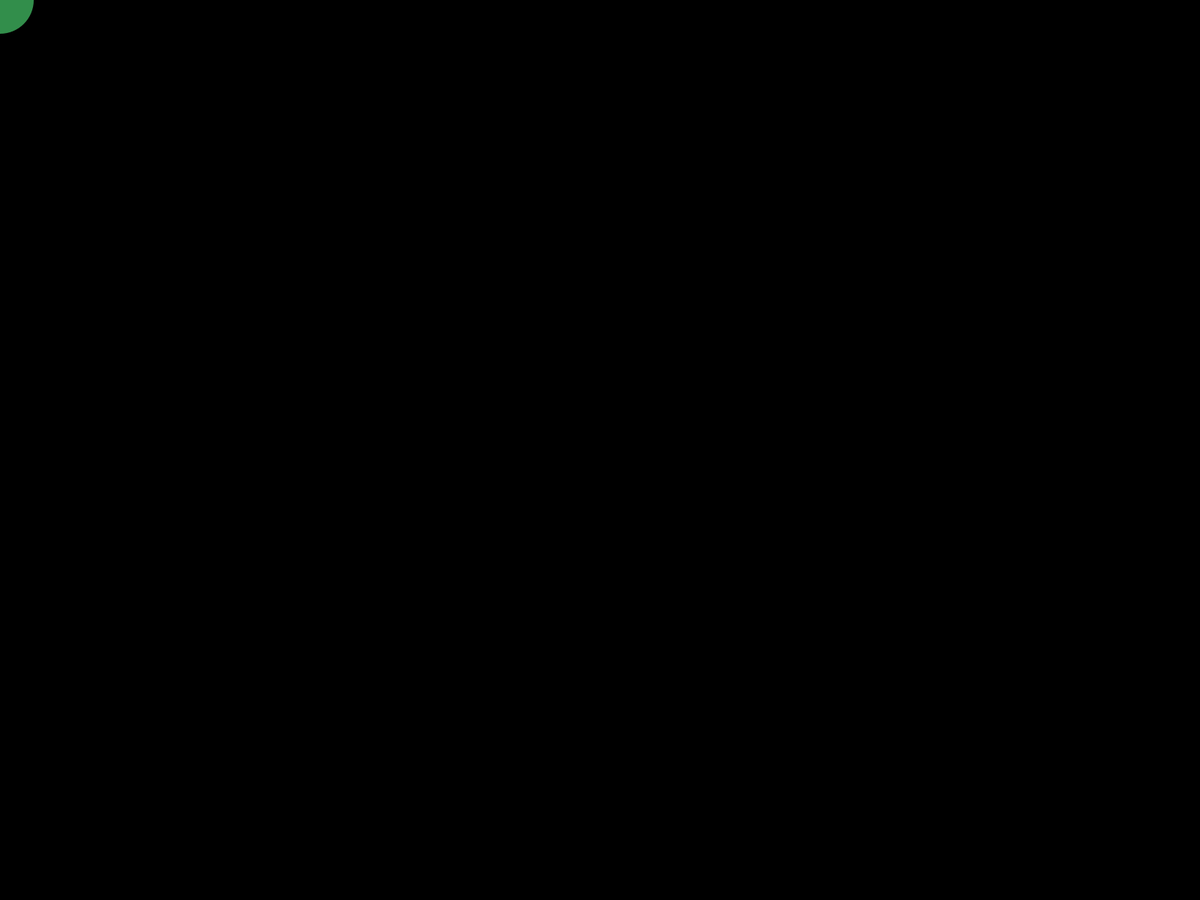
Frame 1 (no input)
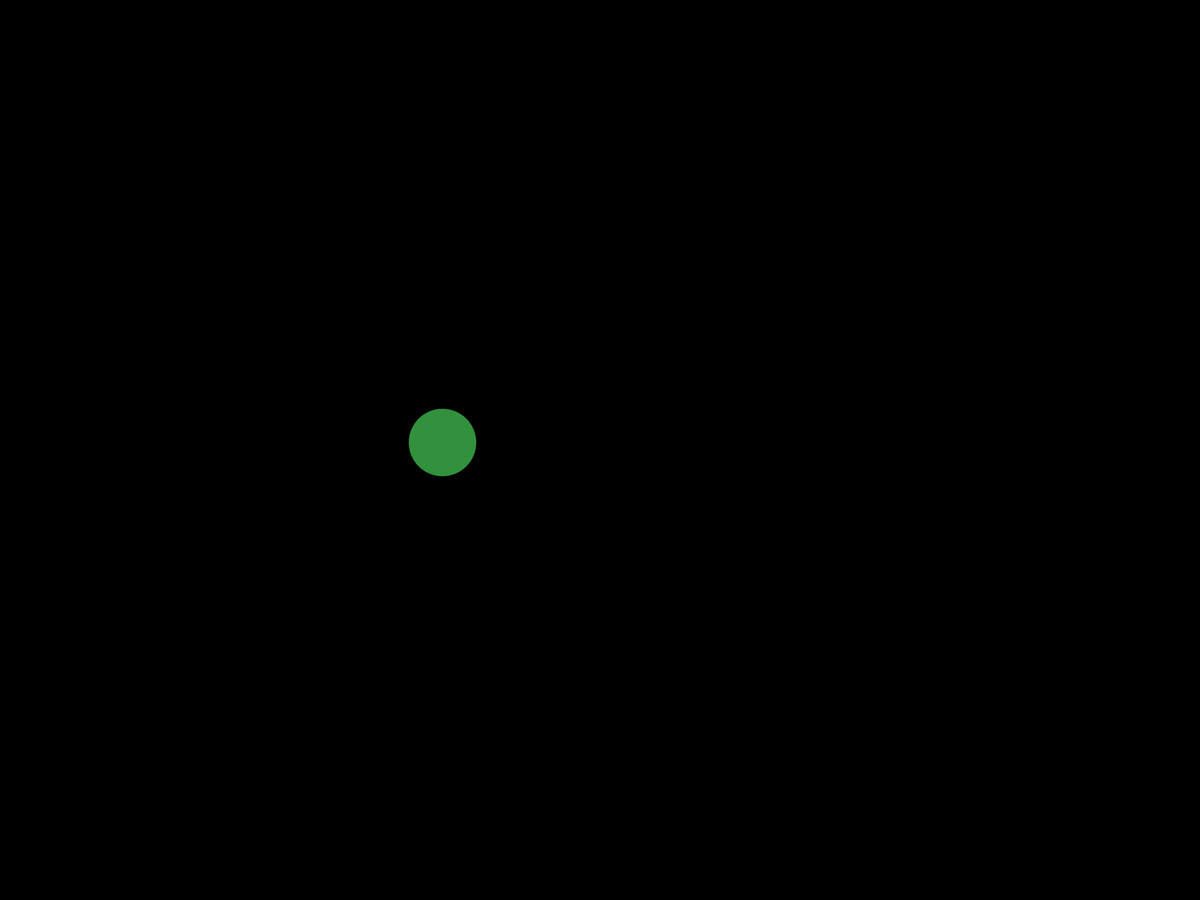
Frame 60 (the mouse pressed at the canvas centre just before this capture)
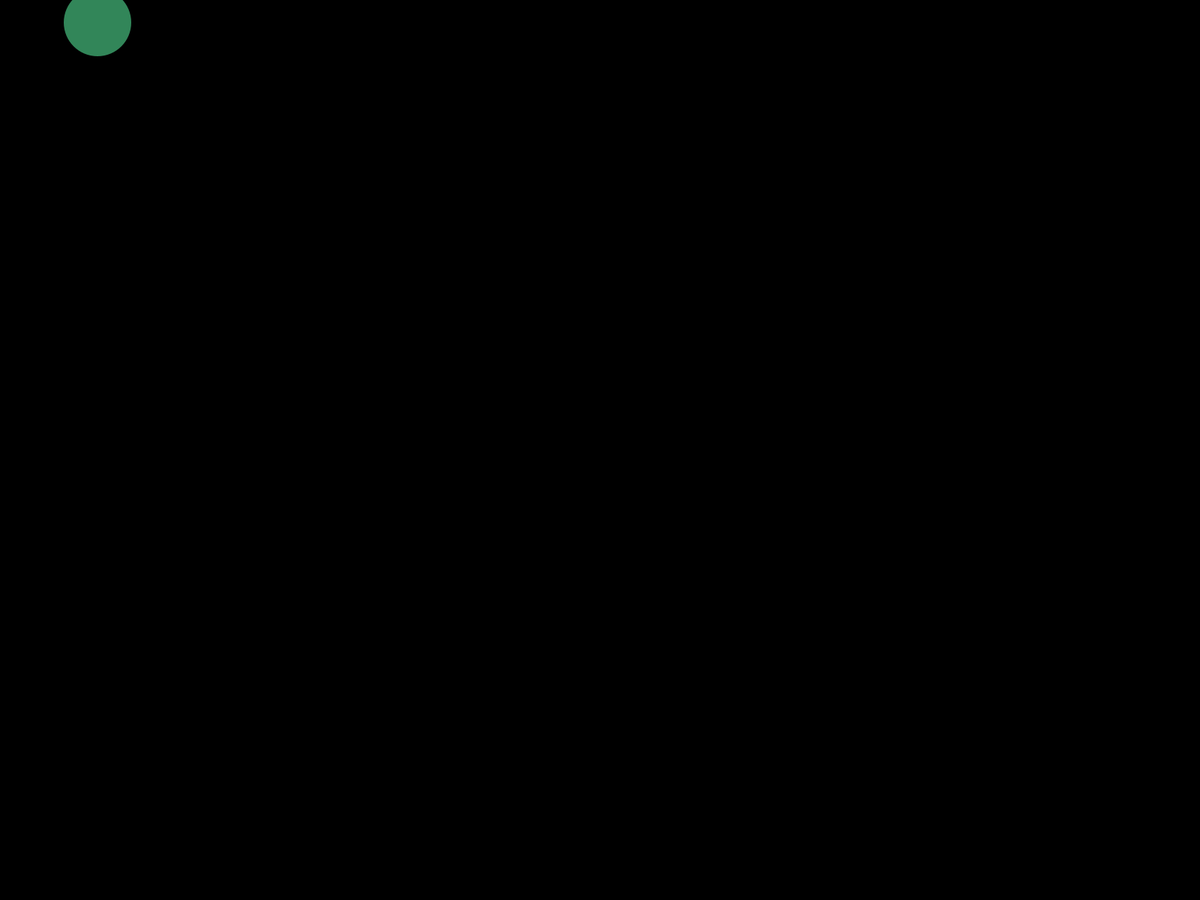
Frame 120 (the mouse held since frame 60 and released just before this capture)

The Processing sketch that drew these frames (run headless with seeded random() and noise(); from frame 60 on, the mouse is pressed at the canvas centre):

// Processing sketch: pelotas_clase
// ── pelotas_clase.pde
float red, green, blue, transp;
int x1, y1, i1, x2, y2, i2, x3, y3, i3, cont;

void setup() {
  fullScreen();
  background(0, 255, 44);  
  noStroke();
  x2 = -100;
}

void draw() {

  if (cont < 5) {
    background(0);
    red = random(50, 50);
    green = random(130, 150);
    blue = random(50, 150);
    transp = random(150, 200);

    fill(red, green, blue);
    ellipse(x1, y1, 90, 90);

    x1 += 10;
    y1 += 10;

    if (x1 > width - 45) {
      i1 += 100;
      x1 = i1;
      y1 = 0;
      cont ++;
    }

    if (y1 > height - 45) {
      i1 += 100;
      x1 = i1;
      y1 = 0;
      cont ++;
    }

    if (i1 > width - 45) {
      i1 = 0;
      x1 = i1;
      y1 = 0;
    }
  }
  
  if (cont > 4 && cont < 10) {
    background(0);
    red = random(50, 50);
    green = random(130, 150);
    blue = random(50, 150);
    transp = random(150, 200);

    fill(red, green, blue);
    ellipse(x1, y1, 90, 90);
    ellipse(x2, y2, 90, 90);

    x1 += 10;
    y1 += 10;
    x2 += 10;
    y2 += 10;

    if (x1 > width - 45) {
      i1 += 100;
      x1 = i1;
      y1 = 0;
      i2 += 100;
      x2 = i2;
      y2 = 0;
      cont += 1;
    }

    if (y1 > height - 45) {
      i1 += 100;
      x1 = i1;
      y1 = 0;
      i2 += 100;
      x2 = i2;
      y2 = 0;
      cont += 1;
    }

    if (i1 > width - 45) {
      i1 = 0;
      x1 = i1;
      y1 = 0;
    }

  }
}
